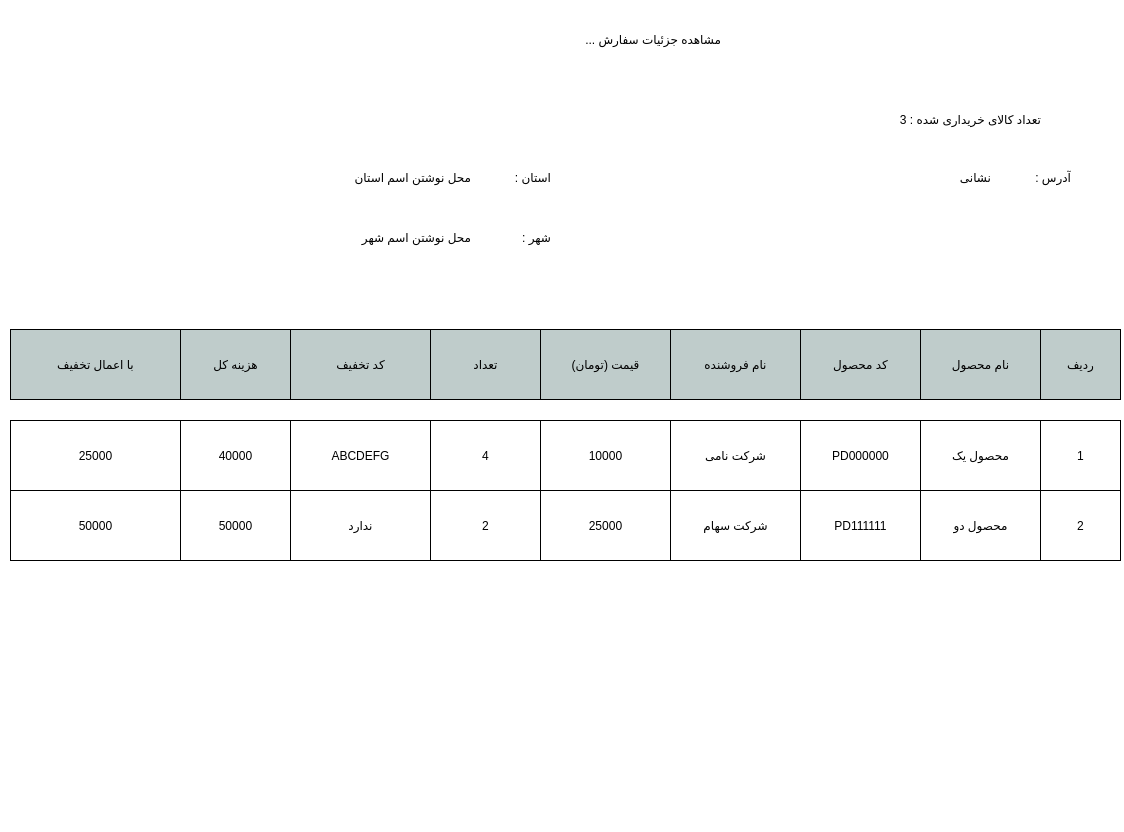
<?xml version="1.0" encoding="UTF-8"?>
<ui version="4.0">
 <class>mainWindow</class>
 <widget class="QDialog" name="mainWindow">
  <property name="geometry">
   <rect>
    <x>0</x>
    <y>0</y>
    <width>1124</width>
    <height>832</height>
   </rect>
  </property>
  <property name="windowTitle">
   <string>Dialog</string>
  </property>
  <property name="styleSheet">
   <string notr="true">#mainWindow{
background-color : #fff
}</string>
  </property>
  <widget class="QWidget" name="headerSection" native="true">
   <property name="geometry">
    <rect>
     <x>0</x>
     <y>-1</y>
     <width>1071</width>
     <height>161</height>
    </rect>
   </property>
   <property name="styleSheet">
    <string notr="true">#headerSection{
	border : 1px solid #fff

}</string>
   </property>
   <widget class="QLabel" name="label">
    <property name="geometry">
     <rect>
      <x>360</x>
      <y>20</y>
      <width>361</width>
      <height>41</height>
     </rect>
    </property>
    <property name="styleSheet">
     <string notr="true">font: 22pt &quot;B narm&quot;;</string>
    </property>
    <property name="text">
     <string>مشاهده جزئیات سفارش ...</string>
    </property>
   </widget>
   <widget class="QLabel" name="count_lbl">
    <property name="geometry">
     <rect>
      <x>760</x>
      <y>110</y>
      <width>281</width>
      <height>20</height>
     </rect>
    </property>
    <property name="styleSheet">
     <string notr="true">font: 14pt &quot;B Nazanin&quot;;</string>
    </property>
    <property name="text">
     <string>تعداد کالای خریداری شده : 3 </string>
    </property>
   </widget>
  </widget>
  <widget class="QWidget" name="widget" native="true">
   <property name="geometry">
    <rect>
     <x>0</x>
     <y>329</y>
     <width>1121</width>
     <height>81</height>
    </rect>
   </property>
   <widget class="QPushButton" name="pushButton">
    <property name="geometry">
     <rect>
      <x>920</x>
      <y>0</y>
      <width>121</width>
      <height>71</height>
     </rect>
    </property>
    <property name="styleSheet">
     <string notr="true">border:1px solid #000;
background-color: rgb(191, 204, 203);</string>
    </property>
    <property name="text">
     <string>نام محصول</string>
    </property>
   </widget>
   <widget class="QPushButton" name="pushButton_2">
    <property name="geometry">
     <rect>
      <x>800</x>
      <y>0</y>
      <width>121</width>
      <height>71</height>
     </rect>
    </property>
    <property name="styleSheet">
     <string notr="true">border:1px solid #000;
background-color: rgb(191, 204, 203);</string>
    </property>
    <property name="text">
     <string>کد محصول</string>
    </property>
   </widget>
   <widget class="QPushButton" name="pushButton_3">
    <property name="geometry">
     <rect>
      <x>670</x>
      <y>0</y>
      <width>131</width>
      <height>71</height>
     </rect>
    </property>
    <property name="styleSheet">
     <string notr="true">border:1px solid #000;
background-color: rgb(191, 204, 203);</string>
    </property>
    <property name="text">
     <string>نام فروشنده</string>
    </property>
   </widget>
   <widget class="QPushButton" name="pushButton_4">
    <property name="geometry">
     <rect>
      <x>1040</x>
      <y>0</y>
      <width>81</width>
      <height>71</height>
     </rect>
    </property>
    <property name="styleSheet">
     <string notr="true">border:1px solid #000;
background-color: rgb(191, 204, 203);</string>
    </property>
    <property name="text">
     <string>ردیف</string>
    </property>
   </widget>
   <widget class="QPushButton" name="pushButton_5">
    <property name="geometry">
     <rect>
      <x>540</x>
      <y>0</y>
      <width>131</width>
      <height>71</height>
     </rect>
    </property>
    <property name="styleSheet">
     <string notr="true">border:1px solid #000;
background-color: rgb(191, 204, 203);</string>
    </property>
    <property name="text">
     <string>قیمت (تومان)</string>
    </property>
   </widget>
   <widget class="QPushButton" name="pushButton_6">
    <property name="geometry">
     <rect>
      <x>430</x>
      <y>0</y>
      <width>111</width>
      <height>71</height>
     </rect>
    </property>
    <property name="styleSheet">
     <string notr="true">border:1px solid #000;
background-color: rgb(191, 204, 203);</string>
    </property>
    <property name="text">
     <string>تعداد</string>
    </property>
   </widget>
   <widget class="QPushButton" name="pushButton_7">
    <property name="geometry">
     <rect>
      <x>290</x>
      <y>0</y>
      <width>141</width>
      <height>71</height>
     </rect>
    </property>
    <property name="styleSheet">
     <string notr="true">border:1px solid #000;
background-color: rgb(191, 204, 203);</string>
    </property>
    <property name="text">
     <string>کد تخفیف</string>
    </property>
   </widget>
   <widget class="QPushButton" name="pushButton_8">
    <property name="geometry">
     <rect>
      <x>180</x>
      <y>0</y>
      <width>111</width>
      <height>71</height>
     </rect>
    </property>
    <property name="styleSheet">
     <string notr="true">border:1px solid #000;
background-color: rgb(191, 204, 203);</string>
    </property>
    <property name="text">
     <string>هزینه کل</string>
    </property>
   </widget>
   <widget class="QPushButton" name="pushButton_9">
    <property name="geometry">
     <rect>
      <x>10</x>
      <y>0</y>
      <width>171</width>
      <height>71</height>
     </rect>
    </property>
    <property name="styleSheet">
     <string notr="true">border:1px solid #000;
background-color: rgb(191, 204, 203);</string>
    </property>
    <property name="text">
     <string>با اعمال تخفیف</string>
    </property>
   </widget>
  </widget>
  <widget class="QPushButton" name="pushButton_10">
   <property name="geometry">
    <rect>
     <x>1040</x>
     <y>420</y>
     <width>81</width>
     <height>71</height>
    </rect>
   </property>
   <property name="styleSheet">
    <string notr="true">border:1px solid #000;
background-color  : transparent;
</string>
   </property>
   <property name="text">
    <string>1</string>
   </property>
  </widget>
  <widget class="QPushButton" name="pushButton_11">
   <property name="geometry">
    <rect>
     <x>920</x>
     <y>420</y>
     <width>121</width>
     <height>71</height>
    </rect>
   </property>
   <property name="styleSheet">
    <string notr="true">border:1px solid #000;
background-color  : transparent;</string>
   </property>
   <property name="text">
    <string>محصول یک</string>
   </property>
  </widget>
  <widget class="QPushButton" name="pushButton_12">
   <property name="geometry">
    <rect>
     <x>800</x>
     <y>420</y>
     <width>121</width>
     <height>71</height>
    </rect>
   </property>
   <property name="styleSheet">
    <string notr="true">border:1px solid #000;
background-color  : transparent;</string>
   </property>
   <property name="text">
    <string>PD000000</string>
   </property>
  </widget>
  <widget class="QPushButton" name="pushButton_13">
   <property name="geometry">
    <rect>
     <x>670</x>
     <y>420</y>
     <width>131</width>
     <height>71</height>
    </rect>
   </property>
   <property name="styleSheet">
    <string notr="true">border:1px solid #000;
background-color  : transparent;</string>
   </property>
   <property name="text">
    <string>شرکت نامی</string>
   </property>
  </widget>
  <widget class="QPushButton" name="pushButton_14">
   <property name="geometry">
    <rect>
     <x>540</x>
     <y>420</y>
     <width>131</width>
     <height>71</height>
    </rect>
   </property>
   <property name="styleSheet">
    <string notr="true">border:1px solid #000;
background-color  : transparent;</string>
   </property>
   <property name="text">
    <string>10000</string>
   </property>
  </widget>
  <widget class="QPushButton" name="pushButton_15">
   <property name="geometry">
    <rect>
     <x>430</x>
     <y>420</y>
     <width>111</width>
     <height>71</height>
    </rect>
   </property>
   <property name="styleSheet">
    <string notr="true">border:1px solid #000;
background-color  : transparent;</string>
   </property>
   <property name="text">
    <string>4</string>
   </property>
  </widget>
  <widget class="QPushButton" name="pushButton_16">
   <property name="geometry">
    <rect>
     <x>290</x>
     <y>420</y>
     <width>141</width>
     <height>71</height>
    </rect>
   </property>
   <property name="styleSheet">
    <string notr="true">border:1px solid #000;
background-color  : transparent;</string>
   </property>
   <property name="text">
    <string>ABCDEFG</string>
   </property>
  </widget>
  <widget class="QPushButton" name="pushButton_17">
   <property name="geometry">
    <rect>
     <x>180</x>
     <y>420</y>
     <width>111</width>
     <height>71</height>
    </rect>
   </property>
   <property name="styleSheet">
    <string notr="true">border:1px solid #000;
background-color  : transparent;</string>
   </property>
   <property name="text">
    <string>40000</string>
   </property>
  </widget>
  <widget class="QPushButton" name="pushButton_18">
   <property name="geometry">
    <rect>
     <x>10</x>
     <y>420</y>
     <width>171</width>
     <height>71</height>
    </rect>
   </property>
   <property name="styleSheet">
    <string notr="true">border:1px solid #000;
background-color  : transparent;</string>
   </property>
   <property name="text">
    <string>25000</string>
   </property>
  </widget>
  <widget class="QPushButton" name="pushButton_19">
   <property name="geometry">
    <rect>
     <x>1040</x>
     <y>490</y>
     <width>81</width>
     <height>71</height>
    </rect>
   </property>
   <property name="styleSheet">
    <string notr="true">border:1px solid #000;
background-color  : transparent;</string>
   </property>
   <property name="text">
    <string>2</string>
   </property>
  </widget>
  <widget class="QPushButton" name="pushButton_20">
   <property name="geometry">
    <rect>
     <x>920</x>
     <y>490</y>
     <width>121</width>
     <height>71</height>
    </rect>
   </property>
   <property name="styleSheet">
    <string notr="true">border:1px solid #000;
background-color  : transparent;</string>
   </property>
   <property name="text">
    <string>محصول دو</string>
   </property>
  </widget>
  <widget class="QPushButton" name="pushButton_21">
   <property name="geometry">
    <rect>
     <x>800</x>
     <y>490</y>
     <width>121</width>
     <height>71</height>
    </rect>
   </property>
   <property name="styleSheet">
    <string notr="true">border:1px solid #000;
background-color  : transparent;</string>
   </property>
   <property name="text">
    <string>PD111111</string>
   </property>
  </widget>
  <widget class="QPushButton" name="pushButton_22">
   <property name="geometry">
    <rect>
     <x>670</x>
     <y>490</y>
     <width>131</width>
     <height>71</height>
    </rect>
   </property>
   <property name="styleSheet">
    <string notr="true">border:1px solid #000;
background-color  : transparent;</string>
   </property>
   <property name="text">
    <string>شرکت سهام</string>
   </property>
  </widget>
  <widget class="QPushButton" name="pushButton_23">
   <property name="geometry">
    <rect>
     <x>540</x>
     <y>490</y>
     <width>131</width>
     <height>71</height>
    </rect>
   </property>
   <property name="styleSheet">
    <string notr="true">border:1px solid #000;
background-color  : transparent;</string>
   </property>
   <property name="text">
    <string>25000</string>
   </property>
  </widget>
  <widget class="QPushButton" name="pushButton_24">
   <property name="geometry">
    <rect>
     <x>430</x>
     <y>490</y>
     <width>111</width>
     <height>71</height>
    </rect>
   </property>
   <property name="styleSheet">
    <string notr="true">border:1px solid #000;
background-color  : transparent;</string>
   </property>
   <property name="text">
    <string>2</string>
   </property>
  </widget>
  <widget class="QPushButton" name="pushButton_25">
   <property name="geometry">
    <rect>
     <x>290</x>
     <y>490</y>
     <width>141</width>
     <height>71</height>
    </rect>
   </property>
   <property name="styleSheet">
    <string notr="true">border:1px solid #000;
background-color  : transparent;</string>
   </property>
   <property name="text">
    <string>ندارد</string>
   </property>
  </widget>
  <widget class="QPushButton" name="pushButton_26">
   <property name="geometry">
    <rect>
     <x>180</x>
     <y>490</y>
     <width>111</width>
     <height>71</height>
    </rect>
   </property>
   <property name="styleSheet">
    <string notr="true">border:1px solid #000;
background-color  : transparent;</string>
   </property>
   <property name="text">
    <string>50000</string>
   </property>
  </widget>
  <widget class="QPushButton" name="pushButton_27">
   <property name="geometry">
    <rect>
     <x>10</x>
     <y>490</y>
     <width>171</width>
     <height>71</height>
    </rect>
   </property>
   <property name="styleSheet">
    <string notr="true">border:1px solid #000;
background-color  : transparent;</string>
   </property>
   <property name="text">
    <string>50000</string>
   </property>
  </widget>
  <widget class="QLabel" name="label_2">
   <property name="geometry">
    <rect>
     <x>980</x>
     <y>170</y>
     <width>91</width>
     <height>51</height>
    </rect>
   </property>
   <property name="styleSheet">
    <string notr="true">font: bold 18pt &quot;B Nazanin&quot;;</string>
   </property>
   <property name="text">
    <string>آدرس :</string>
   </property>
   <property name="alignment">
    <set>Qt::AlignLeading|Qt::AlignLeft|Qt::AlignTop</set>
   </property>
  </widget>
  <widget class="QLabel" name="Adress_lbl">
   <property name="geometry">
    <rect>
     <x>610</x>
     <y>170</y>
     <width>381</width>
     <height>131</height>
    </rect>
   </property>
   <property name="styleSheet">
    <string notr="true">font: bold 18pt &quot;B Nazanin&quot;;</string>
   </property>
   <property name="text">
    <string>نشانی</string>
   </property>
   <property name="scaledContents">
    <bool>false</bool>
   </property>
   <property name="alignment">
    <set>Qt::AlignLeading|Qt::AlignLeft|Qt::AlignTop</set>
   </property>
   <property name="wordWrap">
    <bool>true</bool>
   </property>
  </widget>
  <widget class="QLabel" name="label_3">
   <property name="geometry">
    <rect>
     <x>480</x>
     <y>170</y>
     <width>71</width>
     <height>51</height>
    </rect>
   </property>
   <property name="styleSheet">
    <string notr="true">font: bold 18pt &quot;B Nazanin&quot;;</string>
   </property>
   <property name="text">
    <string>استان : </string>
   </property>
   <property name="alignment">
    <set>Qt::AlignLeading|Qt::AlignLeft|Qt::AlignTop</set>
   </property>
  </widget>
  <widget class="QLabel" name="state_lbl">
   <property name="geometry">
    <rect>
     <x>20</x>
     <y>170</y>
     <width>451</width>
     <height>51</height>
    </rect>
   </property>
   <property name="styleSheet">
    <string notr="true">font: bold 18pt &quot;B Nazanin&quot;;</string>
   </property>
   <property name="text">
    <string>محل نوشتن اسم استان</string>
   </property>
   <property name="alignment">
    <set>Qt::AlignLeading|Qt::AlignLeft|Qt::AlignTop</set>
   </property>
  </widget>
  <widget class="QLabel" name="label_4">
   <property name="geometry">
    <rect>
     <x>480</x>
     <y>230</y>
     <width>71</width>
     <height>51</height>
    </rect>
   </property>
   <property name="styleSheet">
    <string notr="true">font: bold 18pt &quot;B Nazanin&quot;;</string>
   </property>
   <property name="text">
    <string>شهر :</string>
   </property>
   <property name="alignment">
    <set>Qt::AlignLeading|Qt::AlignLeft|Qt::AlignTop</set>
   </property>
  </widget>
  <widget class="QLabel" name="city_lbl">
   <property name="geometry">
    <rect>
     <x>10</x>
     <y>230</y>
     <width>461</width>
     <height>51</height>
    </rect>
   </property>
   <property name="styleSheet">
    <string notr="true">font: bold 18pt &quot;B Nazanin&quot;;</string>
   </property>
   <property name="text">
    <string>محل نوشتن اسم شهر</string>
   </property>
   <property name="alignment">
    <set>Qt::AlignLeading|Qt::AlignLeft|Qt::AlignTop</set>
   </property>
  </widget>
 </widget>
 <resources/>
 <connections/>
</ui>
